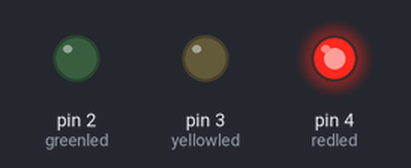
This sketch was run on a simulated Arduino Uno, built with avr-gcc and run on an emulated ATmega328P. Parts: output pins drawn as LEDs (lit = HIGH).

Above: at 0.2 s.
At 0.65 s:
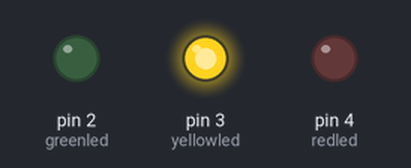
At 2.3 s:
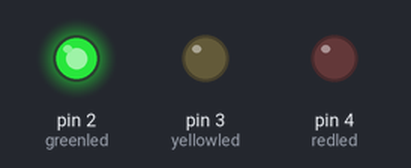
Timing chart, 0 to 3.0 s (numbered marks = the images above):
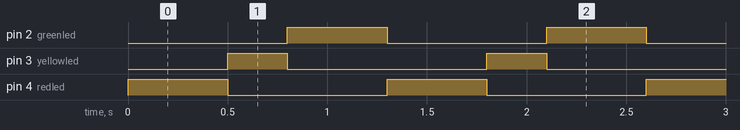

The sketch:

simple_traffic_lights.ino
```cpp
// C++ code
// O negativo do Led sempre é ligado ao ground

int greenled = 2;
int yellowled = 3;
int redled = 4;

void setup()
{
 pinMode(greenled, OUTPUT);
 pinMode(yellowled, OUTPUT);
 pinMode(redled, OUTPUT);
}

void loop()
{
 digitalWrite(redled, HIGH);
  delay(500);
 digitalWrite(redled, LOW);

 digitalWrite(yellowled, HIGH);
  delay(300);
 digitalWrite(yellowled, LOW);

 digitalWrite(greenled, HIGH);
  delay(500);
 digitalWrite(greenled, LOW);
}
```

Measured:
- by itself, pin 2 (greenled), pin 4 (redled): alternates HIGH for 0.50 s and LOW for 0.80 s
- by itself, pin 3 (yellowled): alternates HIGH for 0.30 s and LOW for 1.0 s
- by itself, everything shown: repeats every 1.3 s, in 4 steps
